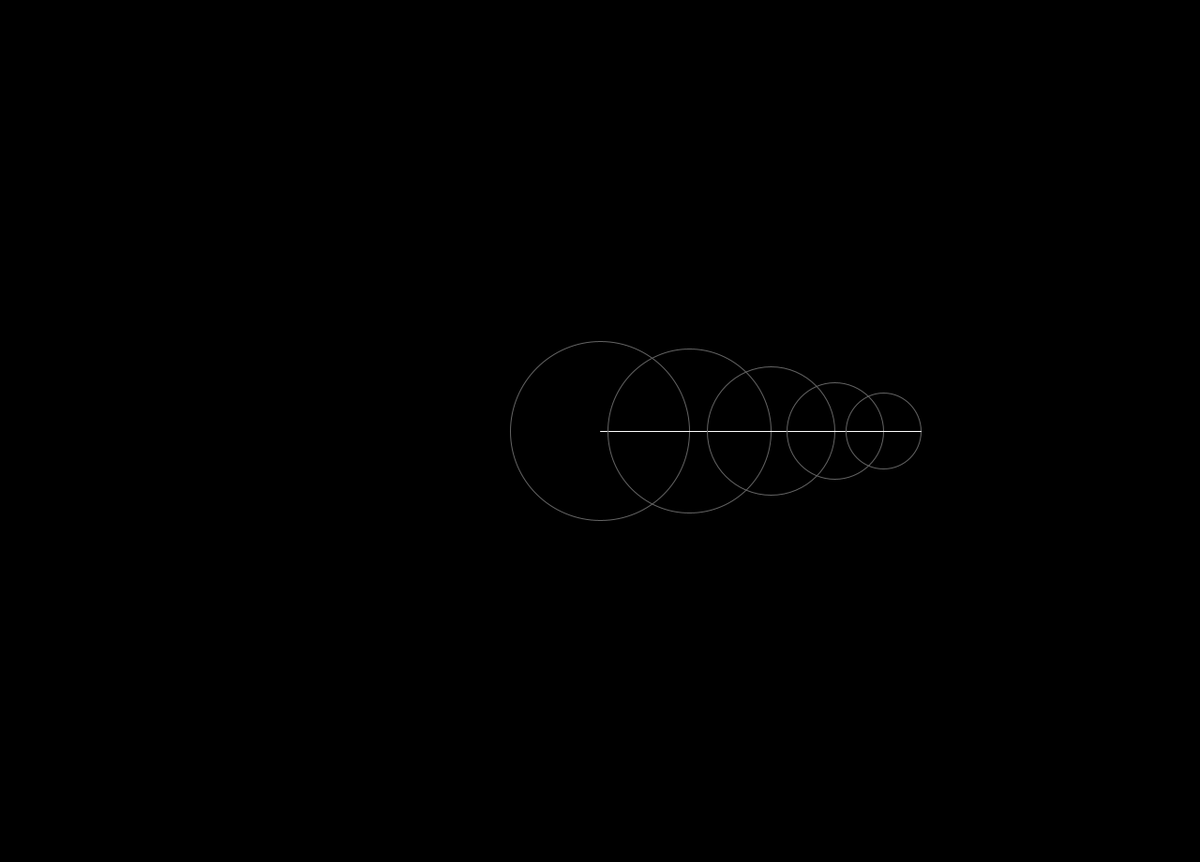
Frame 1 (no input)
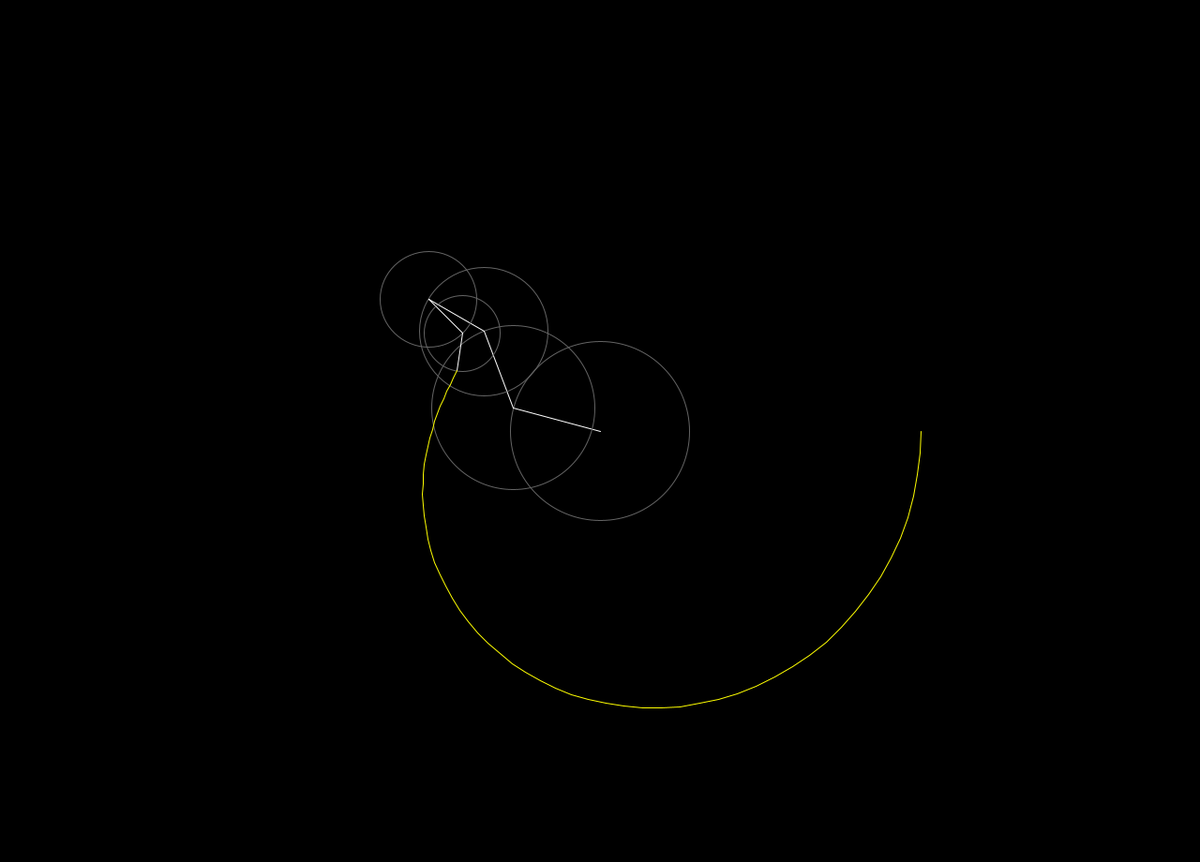
Frame 60 (the mouse pressed at the canvas centre just before this capture)
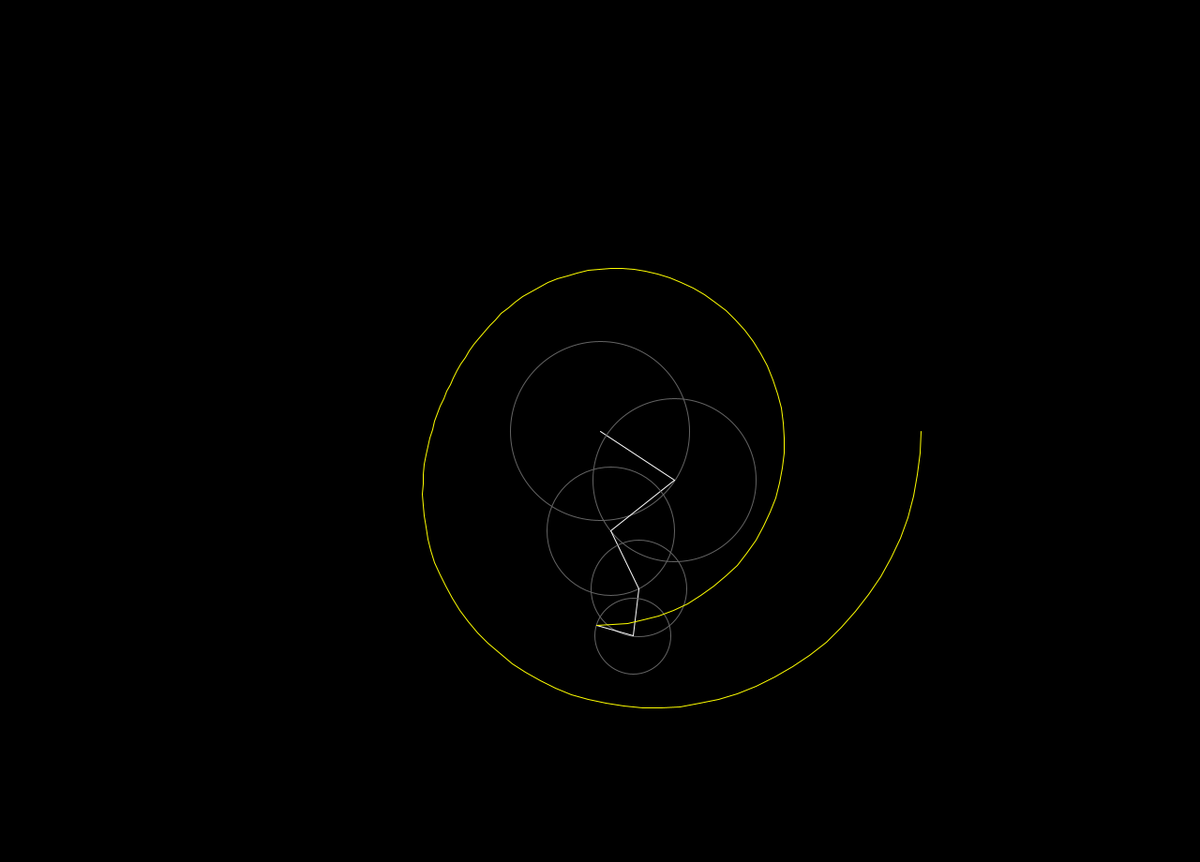
Frame 120 (the mouse held since frame 60 and released just before this capture)

The Processing sketch that drew these frames (run headless with seeded random() and noise(); from frame 60 on, the mouse is pressed at the canvas centre):

// Processing sketch: circle_drawer
// ── circle_drawer.pde
float[][] params;  // float[n][2], param[i][0] = amp [px], param[i][1] = freq [Hz]
float t, dt;  // dt [sec]
float[] x, y;
float integralX, integralY;
ArrayList<PVector> path;  // 軌跡を保存するリスト

void setup() {
  size(1280, 920);
  background(0);
  
  params = generateRandomParams(5
  , 10, 100, 0.1, 2.0);

  t = 0;
  dt = 1.0 / 60.0;  // フレームレートが 60 fps と仮定
  
  x = new float[params.length];
  y = new float[params.length];
  
  path = new ArrayList<PVector>();  // 軌跡を記録
}

void draw() {
  background(0);  // 毎フレーム消して描き直す
  translate(width / 2, height / 2);
  
  float prevX = 0;
  float prevY = 0;
  
  for (int i = 0; i < params.length; i++) {
    float amp = params[i][0];
    float freq = params[i][1];
    
    float angle = TWO_PI * freq * t;
    float dx = amp * cos(angle);
    float dy = amp * sin(angle);
    
    x[i] = prevX + dx;
    y[i] = prevY + dy;
    
    // 円の描画
    stroke(100);
    noFill();
    ellipse(prevX, prevY, amp * 2, amp * 2);  // 円
    
    // 半径線の描画
    stroke(255);
    line(prevX, prevY, x[i], y[i]);
    
    prevX = x[i];
    prevY = y[i];
  }
  
  // 最終点の軌跡を保存
  path.add(new PVector(prevX, prevY));

  // 軌跡の描画
  stroke(255, 255, 0);
  noFill();
  beginShape();
  for (PVector p : path) {
    vertex(p.x, p.y);
  }
  endShape();
  
  t += dt;
}

// ── generateRandomParams.pde
import java.util.Arrays;
import java.util.Comparator;

float[][] generateRandomParams(int num, float ampMin, float ampMax, float freqMin, float freqMax) {
  float[][] params = new float[num][2];
  
  for (int i = 0; i < num; i++) {
    float amp = random(ampMin, ampMax);  // 振幅をランダムに決定
    float freq = random(freqMin, freqMax);  // 周波数をランダムに決定
    
    params[i][0] = amp;
    params[i][1] = freq;
  }

  // 振幅(amp)を基準に降順ソート
  Arrays.sort(params, new Comparator<float[]>() {
    public int compare(float[] a, float[] b) {
      return Float.compare(b[0], a[0]);  // b[0] - a[0] で降順
    }
  });

  return params;
}
